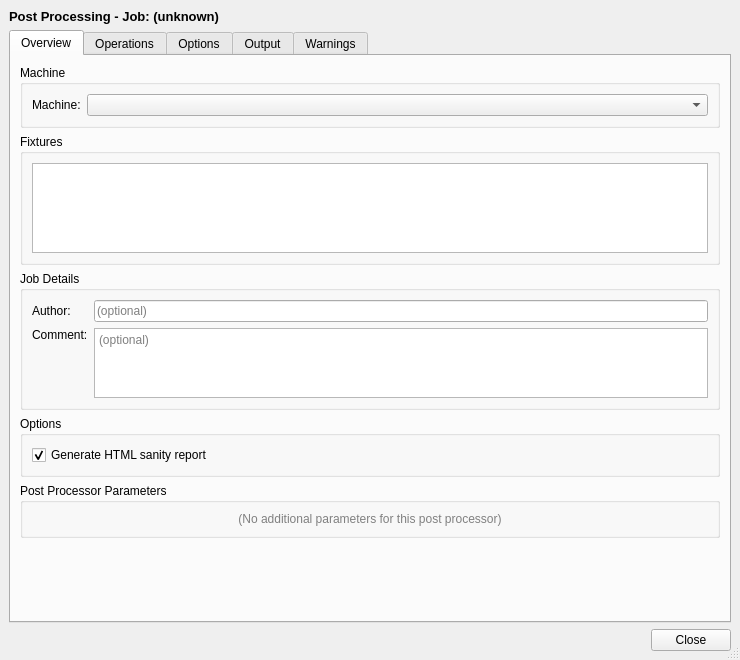
<?xml version="1.0" encoding="UTF-8"?>
<ui version="4.0">
 <class>DlgPostProcess</class>
 <widget class="QDialog" name="DlgPostProcess">
  <property name="geometry">
   <rect>
    <x>0</x>
    <y>0</y>
    <width>740</width>
    <height>660</height>
   </rect>
  </property>
  <property name="windowTitle">
   <string>Post Processing</string>
  </property>
  <property name="sizeGripEnabled">
   <bool>true</bool>
  </property>
  <layout class="QVBoxLayout" name="verticalLayout">
   <property name="margin" stdset="0">
    <number>9</number>
   </property>
   <item>
    <widget class="QLabel" name="labelJobTitle">
     <property name="styleSheet">
      <string>font-weight: bold; font-size: 13px;</string>
     </property>
     <property name="text">
      <string>Post Processing - Job: (unknown)</string>
     </property>
    </widget>
   </item>
   <item>
    <widget class="QTabWidget" name="tabWidget">
     <property name="currentIndex">
      <number>0</number>
     </property>
     <widget class="QWidget" name="tabOverview">
      <attribute name="title">
       <string>Overview</string>
      </attribute>
      <layout class="QVBoxLayout" name="layoutOverview">
       <item>
        <widget class="QGroupBox" name="groupBoxMachine">
         <property name="title">
          <string>Machine</string>
         </property>
         <layout class="QFormLayout" name="formLayoutMachine">
          <property name="fieldGrowthPolicy">
           <enum>QFormLayout::FieldGrowthPolicy::ExpandingFieldsGrow</enum>
          </property>
          <item row="0" column="0">
           <widget class="QLabel" name="labelMachineLabel">
            <property name="text">
             <string>Machine:</string>
            </property>
           </widget>
          </item>
          <item row="0" column="1">
           <widget class="QComboBox" name="comboBoxMachine">
            <property name="sizePolicy">
             <sizepolicy hsizetype="Expanding" vsizetype="Fixed">
              <horstretch>1</horstretch>
              <verstretch>0</verstretch>
             </sizepolicy>
            </property>
            <property name="toolTip">
             <string>Machine configuration (.auracadm) to use for post-processing</string>
            </property>
           </widget>
          </item>
         </layout>
        </widget>
       </item>
       <item>
        <widget class="QGroupBox" name="groupBoxFixtures">
         <property name="title">
          <string>Fixtures</string>
         </property>
         <layout class="QVBoxLayout" name="layoutFixtures">
          <item>
           <widget class="QListWidget" name="listWidgetFixtures">
            <property name="maximumSize">
             <size>
              <width>16777215</width>
              <height>90</height>
             </size>
            </property>
            <property name="toolTip">
             <string>Check fixtures to include in the G-code output</string>
            </property>
           </widget>
          </item>
         </layout>
        </widget>
       </item>
       <item>
        <widget class="QGroupBox" name="groupBoxJobDetails">
         <property name="title">
          <string>Job Details</string>
         </property>
         <layout class="QFormLayout" name="formLayoutJobDetails">
          <property name="fieldGrowthPolicy">
           <enum>QFormLayout::FieldGrowthPolicy::ExpandingFieldsGrow</enum>
          </property>
          <item row="0" column="0">
           <widget class="QLabel" name="labelJobAuthorLabel">
            <property name="text">
             <string>Author:</string>
            </property>
           </widget>
          </item>
          <item row="0" column="1">
           <widget class="QLineEdit" name="lineEditJobAuthor">
            <property name="toolTip">
             <string>Author name written into the G-code header comment</string>
            </property>
            <property name="placeholderText">
             <string>(optional)</string>
            </property>
           </widget>
          </item>
          <item row="1" column="0">
           <widget class="QLabel" name="labelCommentLabel">
            <property name="text">
             <string>Comment:</string>
            </property>
            <property name="alignment">
             <set>Qt::AlignmentFlag::AlignLeading|Qt::AlignmentFlag::AlignLeft|Qt::AlignmentFlag::AlignTop</set>
            </property>
           </widget>
          </item>
          <item row="1" column="1">
           <widget class="QPlainTextEdit" name="plainTextEditComment">
            <property name="maximumSize">
             <size>
              <width>16777215</width>
              <height>70</height>
             </size>
            </property>
            <property name="toolTip">
             <string>Arbitrary comment written into the G-code header</string>
            </property>
            <property name="placeholderText">
             <string>(optional)</string>
            </property>
           </widget>
          </item>
         </layout>
        </widget>
       </item>
       <item>
        <widget class="QGroupBox" name="groupBoxOptions">
         <property name="title">
          <string>Options</string>
         </property>
         <layout class="QVBoxLayout" name="layoutOptions">
          <item>
           <widget class="QCheckBox" name="checkBoxSanityReport">
            <property name="toolTip">
             <string>Generate a full sanity/setup report alongside the G-code file</string>
            </property>
            <property name="text">
             <string>Generate HTML sanity report</string>
            </property>
            <property name="checked">
             <bool>true</bool>
            </property>
           </widget>
          </item>
         </layout>
        </widget>
       </item>
       <item>
        <widget class="QGroupBox" name="groupBoxPostParams">
         <property name="title">
          <string>Post Processor Parameters</string>
         </property>
         <layout class="QFormLayout" name="layoutPostParams">
          <item row="0" column="0" colspan="2">
           <widget class="QLabel" name="labelPostParamsPlaceholder">
            <property name="styleSheet">
             <string>color: gray;</string>
            </property>
            <property name="text">
             <string>(No additional parameters for this post processor)</string>
            </property>
            <property name="alignment">
             <set>Qt::AlignmentFlag::AlignCenter</set>
            </property>
           </widget>
          </item>
         </layout>
        </widget>
       </item>
       <item>
        <spacer name="spacerOverview">
         <property name="orientation">
          <enum>Qt::Orientation::Vertical</enum>
         </property>
         <property name="sizeHint" stdset="0">
          <size>
           <width>20</width>
           <height>10</height>
          </size>
         </property>
        </spacer>
       </item>
      </layout>
     </widget>
     <widget class="QWidget" name="tabOperations">
      <attribute name="title">
       <string>Operations</string>
      </attribute>
      <layout class="QVBoxLayout" name="layoutOperations">
       <item>
        <widget class="QTreeWidget" name="treeWidgetOperations">
         <property name="toolTip">
          <string>Check operations to include in the G-code output. Uncheck to skip.</string>
         </property>
         <property name="selectionMode">
          <enum>QAbstractItemView::SelectionMode::ExtendedSelection</enum>
         </property>
         <property name="rootIsDecorated">
          <bool>false</bool>
         </property>
         <property name="uniformRowHeights">
          <bool>true</bool>
         </property>
         <column>
          <property name="text">
           <string>Operation</string>
          </property>
         </column>
        </widget>
       </item>
       <item>
        <layout class="QHBoxLayout" name="layoutOperationButtons">
         <item>
          <widget class="QPushButton" name="buttonSelectAllOps">
           <property name="text">
            <string>Select All</string>
           </property>
          </widget>
         </item>
         <item>
          <widget class="QPushButton" name="buttonSelectNoneOps">
           <property name="text">
            <string>Select None</string>
           </property>
          </widget>
         </item>
         <item>
          <widget class="QPushButton" name="buttonWorkplan">
           <property name="toolTip">
            <string>Show the workplan (postable items structure)</string>
           </property>
           <property name="text">
            <string>Workplan</string>
           </property>
          </widget>
         </item>
         <item>
          <spacer name="spacerOpButtons">
           <property name="orientation">
            <enum>Qt::Orientation::Horizontal</enum>
           </property>
           <property name="sizeHint" stdset="0">
            <size>
             <width>40</width>
             <height>20</height>
            </size>
           </property>
          </spacer>
         </item>
        </layout>
       </item>
      </layout>
     </widget>
     <widget class="QWidget" name="tabOutput">
      <attribute name="title">
       <string>Options</string>
      </attribute>
      <layout class="QVBoxLayout" name="layoutOutput">
       <item>
        <widget class="QScrollArea" name="scrollAreaOutput">
         <property name="frameShape">
          <enum>QFrame::Shape::NoFrame</enum>
         </property>
         <property name="widgetResizable">
          <bool>true</bool>
         </property>
         <widget class="QWidget" name="scrollContentsOutput">
          <property name="geometry">
           <rect>
            <x>0</x>
            <y>0</y>
            <width>704</width>
            <height>531</height>
           </rect>
          </property>
          <layout class="QVBoxLayout" name="layoutOutputScroll">
           <item>
            <widget class="QLabel" name="labelNoMachineOutput">
             <property name="styleSheet">
              <string>color: gray; font-style: italic;</string>
             </property>
             <property name="text">
              <string>(Select a machine on the Overview tab to see machine output options)</string>
             </property>
             <property name="alignment">
              <set>Qt::AlignmentFlag::AlignCenter</set>
             </property>
            </widget>
           </item>
           <item>
            <spacer name="spacerOutput">
             <property name="orientation">
              <enum>Qt::Orientation::Vertical</enum>
             </property>
             <property name="sizeHint" stdset="0">
              <size>
               <width>20</width>
               <height>10</height>
              </size>
             </property>
            </spacer>
           </item>
          </layout>
         </widget>
        </widget>
       </item>
      </layout>
     </widget>
     <widget class="QWidget" name="tabGcodeOutput">
      <attribute name="title">
       <string>Output</string>
      </attribute>
      <layout class="QVBoxLayout" name="layoutGcodeOutput">
       <item>
        <layout class="QHBoxLayout" name="layoutOutputLocation">
         <item>
          <widget class="QLabel" name="labelOutputLocationLabel">
           <property name="text">
            <string>Output folder:</string>
           </property>
          </widget>
         </item>
         <item>
          <widget class="QLineEdit" name="lineEditOutputLocation">
           <property name="toolTip">
            <string>Folder where G-code files will be saved</string>
           </property>
           <property name="placeholderText">
            <string>(resolved when output is generated)</string>
           </property>
          </widget>
         </item>
         <item>
          <widget class="QPushButton" name="buttonBrowseOutputLocation">
           <property name="maximumSize">
            <size>
             <width>80</width>
             <height>16777215</height>
            </size>
           </property>
           <property name="text">
            <string>Browse...</string>
           </property>
          </widget>
         </item>
        </layout>
       </item>
       <item>
        <layout class="QHBoxLayout" name="layoutFilenameTemplate">
         <item>
          <widget class="QLabel" name="labelFilenameTemplateLabel">
           <property name="text">
            <string>Filename template:</string>
           </property>
          </widget>
         </item>
         <item>
          <widget class="QLineEdit" name="lineEditFilenameTemplate">
           <property name="toolTip">
            <string>Filename template. Substitutions: %j=job name, %d=document, %T=tool, %W=fixture, %O=operation</string>
           </property>
           <property name="placeholderText">
            <string>e.g. %j.nc</string>
           </property>
          </widget>
         </item>
         <item>
          <widget class="QPushButton" name="buttonApplyTemplate">
           <property name="enabled">
            <bool>false</bool>
           </property>
           <property name="maximumSize">
            <size>
             <width>60</width>
             <height>16777215</height>
            </size>
           </property>
           <property name="toolTip">
            <string>Regenerate output filenames using this template</string>
           </property>
           <property name="text">
            <string>Apply</string>
           </property>
          </widget>
         </item>
        </layout>
       </item>
       <item>
        <widget class="QLabel" name="labelOutputStatus">
         <property name="styleSheet">
          <string>color: gray; font-style: italic;</string>
         </property>
         <property name="text">
          <string>Press &quot;Generate Output&quot; to preview G-code before saving.</string>
         </property>
         <property name="alignment">
          <set>Qt::AlignmentFlag::AlignCenter</set>
         </property>
        </widget>
       </item>
       <item>
        <widget class="QSplitter" name="splitterOutput">
         <property name="orientation">
          <enum>Qt::Orientation::Horizontal</enum>
         </property>
         <widget class="QListWidget" name="listWidgetOutputFiles">
          <property name="maximumSize">
           <size>
            <width>260</width>
            <height>16777215</height>
           </size>
          </property>
          <property name="toolTip">
           <string>Generated output files. Select a file to view or edit its contents.</string>
          </property>
         </widget>
         <widget class="QPlainTextEdit" name="plainTextEditGcode">
          <property name="font">
           <font>
            <family>Courier</family>
            <pointsize>10</pointsize>
           </font>
          </property>
          <property name="toolTip">
           <string>G-code content for the selected file. You may edit before saving.</string>
          </property>
         </widget>
        </widget>
       </item>
       <item>
        <layout class="QHBoxLayout" name="layoutSaveRow">
         <item>
          <widget class="QPushButton" name="buttonSaveOutput">
           <property name="enabled">
            <bool>false</bool>
           </property>
           <property name="text">
            <string>Save to Disk</string>
           </property>
          </widget>
         </item>
         <item>
          <spacer name="spacerSaveRow">
           <property name="orientation">
            <enum>Qt::Orientation::Horizontal</enum>
           </property>
           <property name="sizeHint" stdset="0">
            <size>
             <width>40</width>
             <height>20</height>
            </size>
           </property>
          </spacer>
         </item>
        </layout>
       </item>
      </layout>
     </widget>
     <widget class="QWidget" name="tabWarnings">
      <attribute name="title">
       <string>Warnings</string>
      </attribute>
      <layout class="QVBoxLayout" name="verticalLayout_2">
       <item>
        <widget class="QLabel" name="labelWarningsStatus">
         <property name="styleSheet">
          <string>color: green; font-weight: bold;</string>
         </property>
         <property name="text">
          <string>No issues found.</string>
         </property>
         <property name="alignment">
          <set>Qt::AlignmentFlag::AlignCenter</set>
         </property>
        </widget>
       </item>
       <item>
        <widget class="QTableWidget" name="tableWidgetWarnings">
         <property name="toolTip">
          <string>Validation issues found in the job. WARNING and CAUTION items should be addressed before machining.</string>
         </property>
         <property name="editTriggers">
          <set>QAbstractItemView::EditTrigger::NoEditTriggers</set>
         </property>
         <property name="alternatingRowColors">
          <bool>true</bool>
         </property>
         <property name="selectionBehavior">
          <enum>QAbstractItemView::SelectionBehavior::SelectRows</enum>
         </property>
         <property name="showGrid">
          <bool>false</bool>
         </property>
         <property name="columnCount">
          <number>2</number>
         </property>
         <attribute name="horizontalHeaderStretchLastSection">
          <bool>true</bool>
         </attribute>
         <column>
          <property name="text">
           <string>Severity</string>
          </property>
         </column>
         <column>
          <property name="text">
           <string>Note</string>
          </property>
         </column>
        </widget>
       </item>
      </layout>
     </widget>
    </widget>
   </item>
   <item>
    <widget class="QDialogButtonBox" name="buttonBox">
     <property name="orientation">
      <enum>Qt::Orientation::Horizontal</enum>
     </property>
     <property name="standardButtons">
      <set>QDialogButtonBox::StandardButton::Close</set>
     </property>
    </widget>
   </item>
  </layout>
 </widget>
 <resources/>
 <connections>
  <connection>
   <sender>buttonBox</sender>
   <signal>rejected()</signal>
   <receiver>DlgPostProcess</receiver>
   <slot>reject()</slot>
   <hints>
    <hint type="sourcelabel">
     <x>350</x>
     <y>640</y>
    </hint>
    <hint type="destinationlabel">
     <x>350</x>
     <y>330</y>
    </hint>
   </hints>
  </connection>
 </connections>
</ui>
